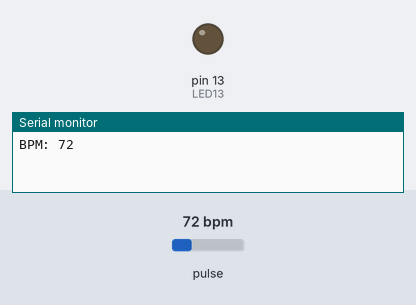
Simulated run of this sketch. Board: Arduino Uno, built with avr-gcc and run on an emulated ATmega328P. Parts: output pins drawn as LEDs (lit = HIGH), the last lines printed to the serial monitor. Dashed ring = blinking. Inputs (shaded band) come from the test bench; at power-on: pulse 72 bpm.

Above: at 1.2 s.
1.3 s: pulse set to 42 bpm
At 2.6 s:
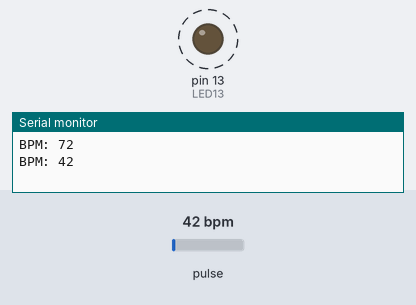
4.3 s: pulse set to 70 bpm
At 5.3 s:
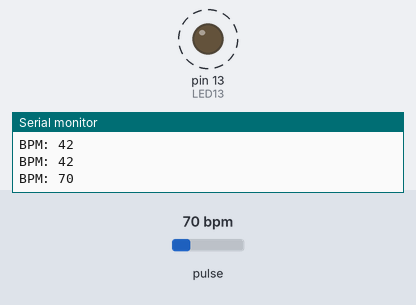
Timing chart, 0 to 13.3 s (numbered marks = the images above; inputs shaded):
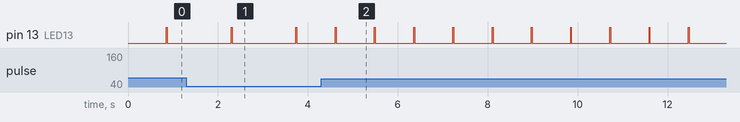

Measured:
- after the input at 1.3 s, pin 13 (LED13): alternates HIGH for 0.02 s and LOW for 1.4 s, starting after 0.99 s
- after the input at 4.3 s, pin 13 (LED13): alternates HIGH for 0.02 s and LOW for 0.85 s, starting after 0.31 s

The sketch:

Pulse_Monitoring_System.ino
```cpp
#include <PulseSensorPlayground.h>

int LED13 = 13;
int pulse = A0;
int Threshold = 550;

PulseSensorPlayground pulseSensor;

void setup() {
  pinMode(LED13, OUTPUT);
  Serial.begin(9600);

  pulseSensor.analogInput(pulse);
  pulseSensor.setThreshold(Threshold);
  pulseSensor.begin();
}

void loop() {
   int bpm = pulseSensor.getBeatsPerMinute();

   if (pulseSensor.sawStartOfBeat()) {
     Serial.print("BPM: ");
     Serial.println(bpm);
     digitalWrite(LED13, HIGH);  // Blink on heartbeat
   } else {
     digitalWrite(LED13, LOW);
   }

   delay(20);
}
```
